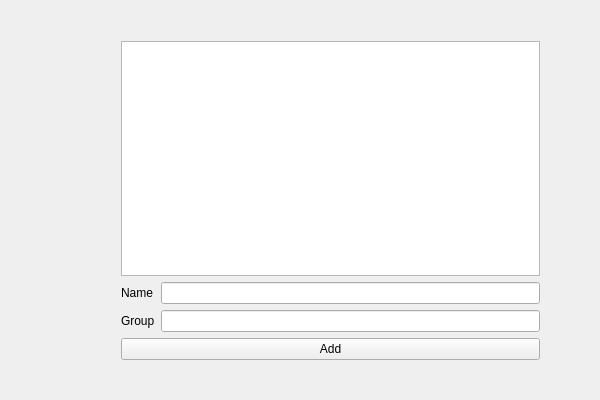
<?xml version="1.0" encoding="UTF-8"?>
<ui version="4.0">
 <class>guiClass</class>
 <widget class="QWidget" name="guiClass">
  <property name="geometry">
   <rect>
    <x>0</x>
    <y>0</y>
    <width>600</width>
    <height>400</height>
   </rect>
  </property>
  <property name="windowTitle">
   <string>gui</string>
  </property>
  <widget class="QWidget" name="verticalLayoutWidget">
   <property name="geometry">
    <rect>
     <x>110</x>
     <y>30</y>
     <width>441</width>
     <height>341</height>
    </rect>
   </property>
   <layout class="QVBoxLayout" name="verticalLayout">
    <item>
     <widget class="QListWidget" name="listWidget"/>
    </item>
    <item>
     <layout class="QFormLayout" name="formLayout">
      <item row="1" column="0">
       <widget class="QLabel" name="label_2">
        <property name="text">
         <string>Name</string>
        </property>
       </widget>
      </item>
      <item row="2" column="0">
       <widget class="QLabel" name="label">
        <property name="text">
         <string>Group</string>
        </property>
       </widget>
      </item>
      <item row="1" column="1">
       <widget class="QLineEdit" name="lineEdit"/>
      </item>
      <item row="2" column="1">
       <widget class="QLineEdit" name="lineEdit_2"/>
      </item>
     </layout>
    </item>
    <item>
     <widget class="QPushButton" name="pushButton">
      <property name="text">
       <string>Add</string>
      </property>
     </widget>
    </item>
   </layout>
  </widget>
 </widget>
 <layoutdefault spacing="6" margin="11"/>
 <resources>
  <include location="gui.qrc"/>
 </resources>
 <connections/>
</ui>
